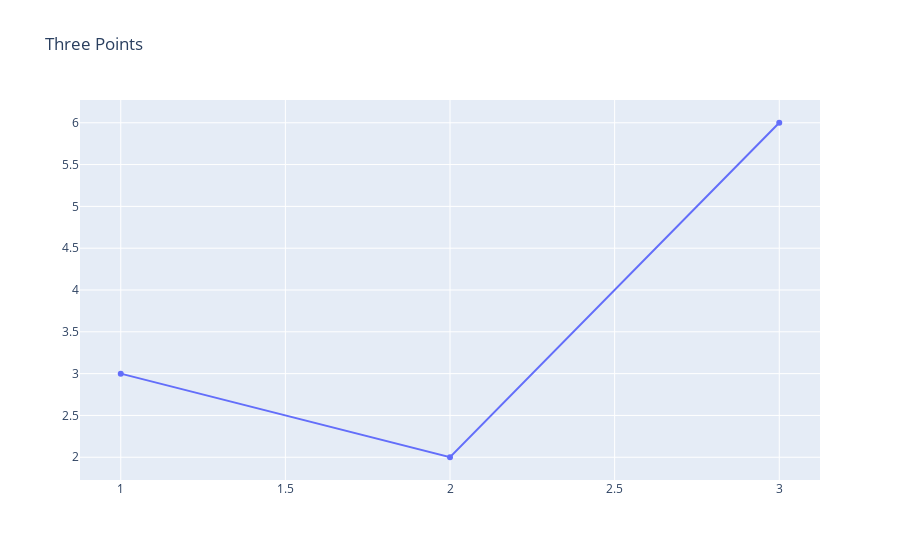

The cell this chart's notebook holds for it:
### Markdown cell above
## Title
- use update_layout()

### Code cell
fig = go.Figure()

fig.add_trace(go.Scatter(x=[1, 2, 3], y=[3, 2, 6]))

fig.update_layout(title='Three Points')

### Figure 1 — Plotly figure (JSON) as saved in the notebook; plotly's stock layout.template omitted (floating-point values rounded to 4 significant figures)
{"data": [{"type": "scatter", "x": [1, 2, 3], "y": [3, 2, 6]}], "layout": {"autosize": true, "title": {"text": "Three Points"}, "xaxis": {"autorange": true, "range": [0.878, 3.122], "type": "linear"}, "yaxis": {"autorange": true, "range": [1.67, 6.33], "type": "linear"}}}
